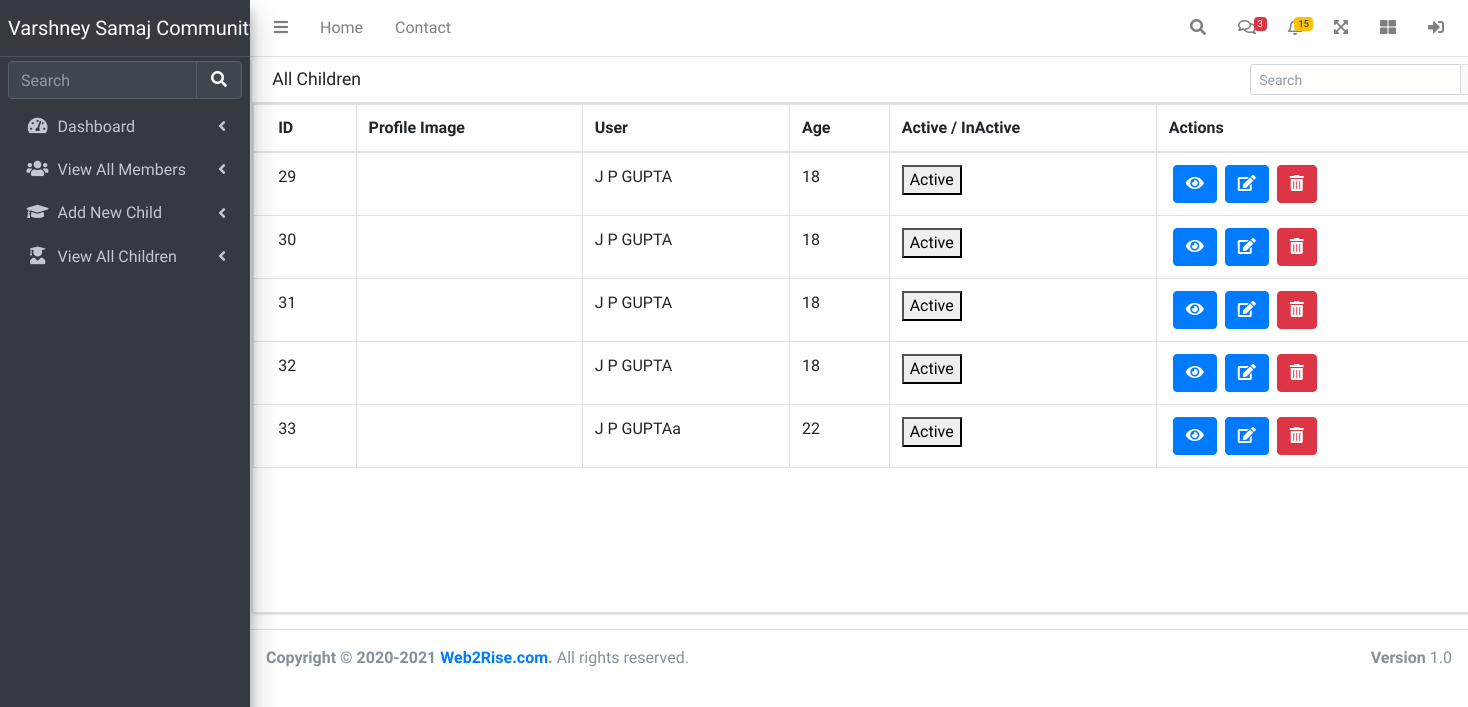
The app's page /server/childTables.php with its own data.
### tables this page shows
CREATE TABLE `child` (
  `id` int(11) NOT NULL,
  `child_Name` varchar(20) NOT NULL,
  `child_email` varchar(30) NOT NULL,
  `gender` varchar(10) NOT NULL,
  `mobileno` bigint(30) NOT NULL,
  `education` varchar(20) NOT NULL,
  `degree` varchar(20) NOT NULL,
  `profession` varchar(30) NOT NULL,
  `height` int(10) NOT NULL,
  `dateofbirth` date NOT NULL,
  `faceofcomplexion` varchar(10) NOT NULL,
  `manglik` varchar(10) NOT NULL,
  `expectation` varchar(255) NOT NULL,
  `profile_pic` varchar(30) NOT NULL,
  `status` varchar(10) NOT NULL,
  `pid` int(11) NOT NULL
);

### server/childTables.php (the view, shortened to what this page needs)
<?php
include "../db/conn.php";
include "../includes/header.php";
include "../includes/sidebar.php";
?>
<div class="container-fluid">
    <div class="row">
        <div class="col-md-2"></div>
        <div class="col-md-8">
            <div class="card " style="width: 1250px;">
                <div class="card-header">
                    <h3 class="card-title"> All Children
                    </h3>
                    <div class="card-tools">
                        <div class="input-group input-group-sm">
                            <input type="text" name="table_search" class="form-control float-right" placeholder="Search">
                            <div class="input-group-append">
                                <button type="submit" class="btn btn-default">
                                </button>
                            </div>
                        </div>
                    </div>
                </div>
                <div class="card-body table-bordered table-responsive p-0" style="min-height: 510px;">
                    <table class="table table-head-fixed text-nowrap">
                        <thead>
                            <tr>
                                <th>ID</th>
                                <th>Profile Image</th>
                                <th>User</th>
                                <th>Age</th>
                                <th>Active / InActive</th>
                                <th>Actions</th>
                            </tr>
                        </thead>
                        <tbody>
                            <?php
                            if (isset($_GET['filter']) && $_GET['filter'] == 'marriageable') {
                                $sql = "SELECT * FROM child WHERE gender='Male'";
                            } else {
                                $sql = "SELECT * FROM child";
                            }
                            $result = mysqli_query($conn, $sql);
                            if (mysqli_num_rows($result) > 0) {
                                while ($row = mysqli_fetch_assoc($result)) {
                            ?>
                                    <tr>
                                        <td><?= $row["id"] ?></td>
                                        <td><img src="../process/uploads/<?= $row["profile_pic"] ?>" style="width: 45px;" alt=""></td>
                                        <td><?= $row["child_Name"]; ?></td>
                                        <td>
                                            <?= date_diff(date_create($row['dateofbirth']), date_create(date('d-m-Y')))->format("%y"); ?>
                                        </td>
                                        <td><button type="submit">Active</button></td>
                                        <td>
                                            <button class="btn btn-primary ml-1" data-toggle="modal" data-target="#example"><i class="fas fa-eye"></i>
                                            </button>
                                            <a href="./childUpdate.php?id=<?= $row['id'] ?> "><button class="btn btn-primary ml-1"><i class="fas fa-edit"></i></button></a>
                                            <a href="../process/deleteChild.php?id=<?= $row['id'] ?>" onclick="return confirm('Are you sure?')"><button type="submit" class="btn btn-danger ml-1" id="delete"><i class="fas fa-trash-alt"></i></button></a>
                                        </td>
                                    </tr>
                            <?php
                                }
                            } else {
                                echo "0 results";
                            } ?>
                        </tbody>
                    </table>
                </div>
            </div>
        </div>
    </div>
</div>
<?php
include "../includes//footer.php"
?>

### records on screen
child: id "29", child_Name "J P GUPTA"
child: id "30", child_Name "J P GUPTA"
child: id "31", child_Name "J P GUPTA"
child: id "32", child_Name "J P GUPTA"
child: id "33", child_Name "J P GUPTAa"
